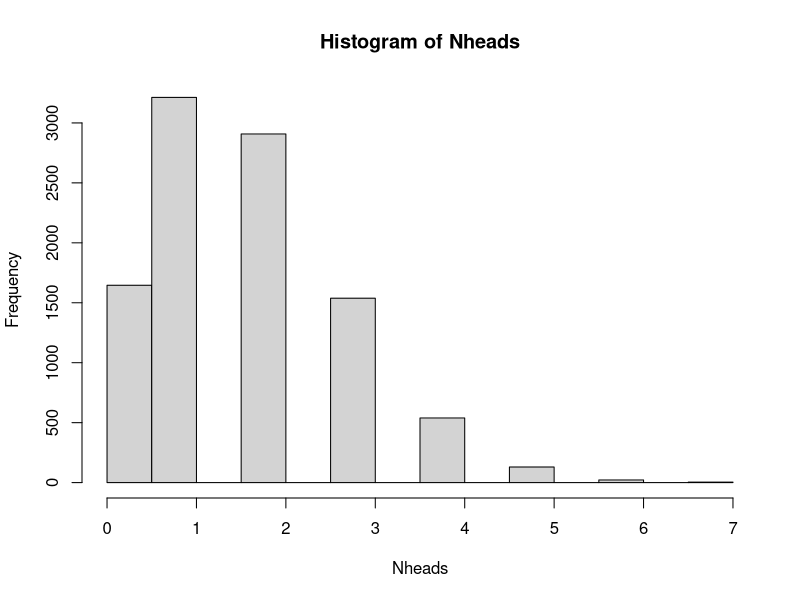

Write R code to recreate this figure. (Note: this script raises an error after producing the figure.)
## ---- chunk 1
knitr::opts_chunk$set(echo = TRUE, collapse = TRUE)
## ---- chunk 2
# a)
1/6

# b) 
length(c(2,4,6))/length(c(1,2,3,4,5,6))

# c) 
length(c(3,4,5,6))/length(c(1,2,3,4,5,6))

# d) 
mean(c(1,2,3,4,5,6))

## ---- chunk 3
Nheads <- replicate(10000, {
  coins <- sample(c("H", "T"), size=20, replace=TRUE)
  sum(coins == "H")
})

# a) 
round(sum(Nheads == 15)/length(Nheads), 3)

# b) 
round(sum(Nheads < 7)/length(Nheads), 3)

# c) 
mean(Nheads)

# d) 
Nheads <- replicate(10000, {
  coins <- sample(c("H", "T"), size=20, replace=TRUE)
  sum(coins == "T")
})
round(sum(Nheads <= 5)/length(Nheads), 3)

# e) 
sum(Nheads <= 2)/length(Nheads)

## ---- chunk 4

Nheads <- replicate(10000, {
  dice <- sample(c(1,2,3,4,5,6), size=10, replace=TRUE)
  sum(dice == "6")
})



## ---- chunk 5

Nheads <- replicate(10000, {
  dice <- sample(c(1,2,3,4,5,6), size=10, replace=TRUE)
  sum(dice == "6")
})

sum(Nheads >= 5) / length(Nheads)

## ---- chunk 6

# you can read it from histogram, here 1
hist(Nheads)

## ---- chunk 7
sum(Nheads == 6) / length(Nheads)
## ---- chunk 8
mean(Nheads)
## ---- chunk 9
Nhearts <- replicate(10000, {
  cards <- sample(c(rep("D", 13), rep("S", 13), rep("H", 13), rep("C", 13)), size=5, replace=FALSE)
  sum(cards == "D")
})
sum(Nhearts == 5)/length(Nheads)

## ---- chunk 10

Nhealthy<- replicate(10000, {
  people <- sample(c(rep("H", 7), rep("A", 3)), size=3, replace=TRUE)
  sum(people == "H")
})
sum(Nhealthy == 3)/length(Nhealthy)


# with binom()
# success: being allergic
# failure: being healthy 
# 0 successes in 3 attempts with probability success 3/10
pbinom(0, 3, prob  = 3/10)

## ---- chunk 11

Nhealthy<- replicate(10000, {
  people <- sample(c(rep("H", 14), rep("A", 6)), size=3, replace=FALSE)
  sum(people == "H")
})
sum(Nhealthy == 3)/length(Nhealthy)

# with binom()
# success: being allergic
# failure: being healthy 
# 0 successes in 3 attempts with probability success 3/10
pbinom(0, 3, prob  = 3/10)




## ---- chunk 12
Nhealthy<- replicate(10000, {
  people <- sample(c(rep("H", 140), rep("A", 60)), size=3, replace=FALSE)
  sum(people == "H")
})
sum(Nhealthy == 3)/length(Nhealthy)

## ---- chunk 13

pbinom()

## ---- chunk 14



## ---- chunk 15
phyper(20, 200, 20000-200, 1000, lower.tail = FALSE)
#k = 20
# 
